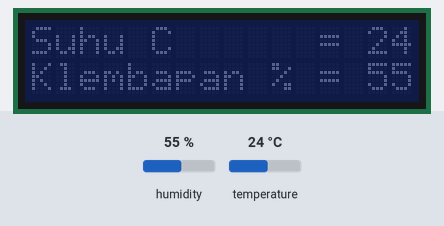
Bench run of a sketch on a simulated Arduino Nano, built with avr-gcc and run on an emulated ATmega328P. Parts: 16×2 character LCD. The test bench sets the inputs (shaded band); at power-on: humidity 55 %, temperature 24 °C.

Above: at 6.7 s.
6.8 s: humidity set to 22 %
At 8.4 s:
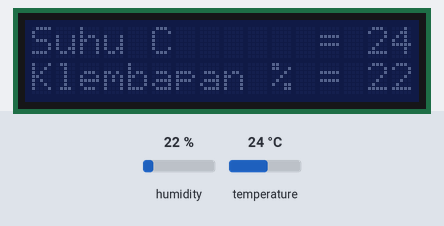
8.7 s: temperature set to 12 °C
At 10.5 s:
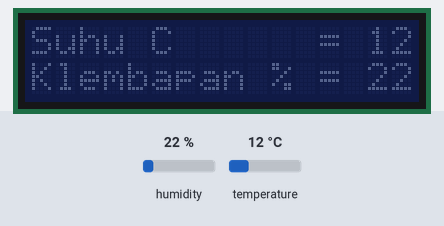
10.8 s: humidity set to 40 %
At 12.6 s:
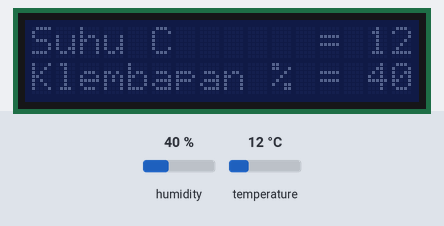
12.9 s: temperature set to 19 °C
At 14.9 s:
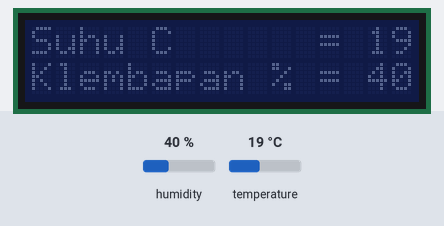
Timing chart, 0 to 16.0 s (numbered marks = the images above; inputs shaded):
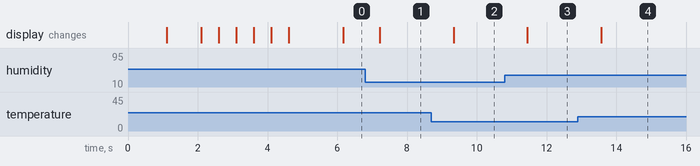

The sketch:

suhu_lcd_display.ino
```cpp
#include <SimpleDHT.h>
#include <LiquidCrystal_PCF8574.h>
#include <Wire.h>

// Sambungan antara LCD dan board, tengok sendiri di board. SCL ke SCL, SDA ke SDA
// Set the LCD address to 0x27 for a 16 chars and 2 line display
LiquidCrystal_PCF8574 lcd(0x27);
int pinDHT11 = 2; // pin D2 di NANO Board
SimpleDHT11 dht11(pinDHT11);

void setup()
{
    // initialize the LCD
    lcd.begin(16,2);

    // Turn on the blacklight and print a message.
    lcd.setBacklight(0);
    lcd.print("  Stesen cuaca");
    lcd.setCursor(0,1);
    lcd.print("    9W2KEY");
  delay(1000);

 // yang ni tak de apa2 pun, saje nak bagi nampak ada animasi sikit

  lcd.clear();
  lcd.print("Sistem bermula");

  lcd.setCursor(0,1);
  lcd.print(".");
  delay(1000);
  lcd.print(".");
  delay(500);
  lcd.print(".");
  delay(500);
  lcd.print(".");
  delay(500);
  lcd.print(".");
  delay(500);
  lcd.print(".");
  delay(500);
  lcd.print(".");
  delay(500);
}

void loop()
{
  delay(1000); //wait a sec (recommended for DHT11)
  byte temperature = 0;
  byte humidity = 0;
  dht11.read(&temperature, &humidity, NULL);
  lcd.clear();
  lcd.setCursor(0,0);
  lcd.print("Suhu C      = ");
  lcd.print(temperature);
  lcd.setCursor(0,1);
  lcd.print("Klembapan % = ");
  lcd.print(humidity);

}
```

Measured:
- after the input at 6.8 s, the display: changes after 0.42 s (image 1)
- after the input at 8.7 s, the display: changes after 0.64 s (image 2)
- after the input at 10.8 s, the display: changes after 0.65 s (image 3)
- after the input at 12.9 s, the display: changes after 0.67 s (image 4)
